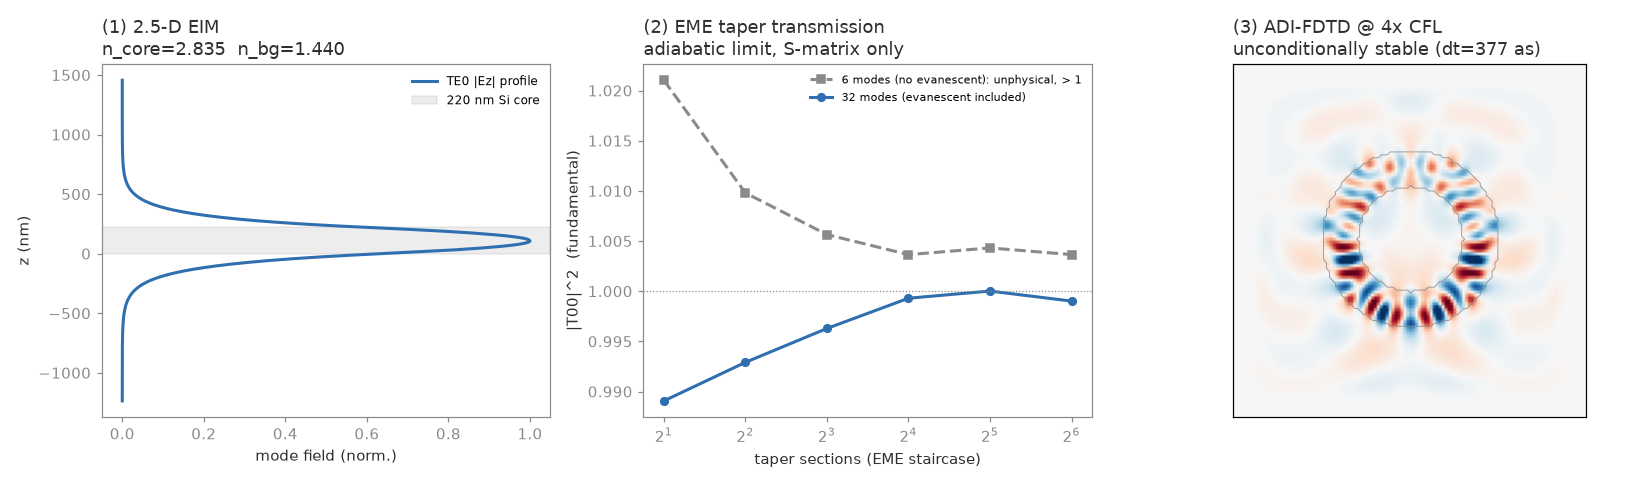

This chart was generated by the following Python code:
"""Demo: the three layout-scale acceleration methods on one SOI platform.

  (1) 2.5-D EIM   - a 220 nm SOI slab mode -> effective indices for a 2-D run
  (2) EME         - a waveguide-width taper's transmission, S-matrix only
  (3) ADI-FDTD    - a resonator stepped at 4x the explicit CFL limit

    python benchmarks/demo_eim_eme_adi.py [outdir]
"""
import math
import sys
import warnings

import matplotlib
matplotlib.use("Agg")
import matplotlib.pyplot as plt
import numpy as np

import photonfdtd as pf

INK, MUTED = "#2f2f2f", "#8a8a8a"
ACCENT, ACCENT2 = "#2f6fb0", "#b0472f"


def main():
    outdir = sys.argv[1] if len(sys.argv) > 1 else "."
    lam = 1.55e-6
    fig, ax = plt.subplots(1, 3, figsize=(15, 4.4))
    fig.patch.set_facecolor("white")

    # ---- (1) EIM: SOI slab mode + effective indices ---- #
    sm = pf.slab_modes([pf.Layer(0.22e-6, 3.48)], lam, polarization="TE",
                       num_modes=1, substrate_index=1.44, cladding_index=1.0)
    eim = pf.EffectiveIndex2D.from_stacks(
        [pf.Layer(0.22e-6, 3.48)], [pf.Layer(0.22e-6, 1.44)],
        lam, polarization="TE", substrate_index=1.44, cladding_index=1.0)
    z = sm.z * 1e9
    ax[0].plot(sm.profiles[0], z, color=ACCENT, lw=2, label="TE0 |Ez| profile")
    ax[0].axhspan(0, 220, color=MUTED, alpha=0.15, label="220 nm Si core")
    ax[0].set_xlabel("mode field (norm.)", color=INK)
    ax[0].set_ylabel("z (nm)", color=INK)
    ax[0].set_title(f"(1) 2.5-D EIM\nn_core={eim.n_core:.3f}  "
                    f"n_bg={eim.n_background:.3f}", color=INK, loc="left")
    ax[0].legend(fontsize=8, frameon=False)

    # ---- (2) EME: linear taper 0.5 -> 0.2 um, transmission vs #sections ---- #
    dy, ny = 15e-9, 260
    y = (np.arange(ny) - ny / 2) * dy
    def wg(width):
        e = np.full(ny, 1.44 ** 2)
        e[np.abs(y) <= width / 2] = 2.83 ** 2
        return e
    Ltaper = 6e-6
    counts = [2, 4, 8, 16, 32, 64]
    # 32 modes: the box holds 8 propagating modes, so most of the basis is
    # evanescent and the junction fields can be matched. 6 modes (all
    # propagating) cannot, and the result overshoots unity.
    for nmodes, color, style, label in ((6, MUTED, "s--", "6 modes (no evanescent): unphysical, > 1"),
                                        (32, ACCENT, "o-", "32 modes (evanescent included)")):
        Ts = []
        with warnings.catch_warnings():
            warnings.simplefilter("ignore", RuntimeWarning)   # the 6-mode run warns, as it should
            for nsec in counts:
                widths = np.linspace(0.5e-6, 0.2e-6, nsec)
                secs = [pf.Section(wg(w), Ltaper / nsec) for w in widths]
                r = pf.eme_2d(secs, dy, lam, num_modes=nmodes)
                Ts.append(abs(r.transmission(0, 0)) ** 2)
        ax[1].plot(counts, Ts, style, color=color, lw=2, ms=5, label=label)
    ax[1].axhline(1.0, color=MUTED, lw=0.8, ls=":")
    ax[1].set_xscale("log", base=2)
    ax[1].set_xlabel("taper sections (EME staircase)", color=INK)
    ax[1].set_ylabel("|T00|^2  (fundamental)", color=INK)
    ax[1].legend(fontsize=7.5, frameon=False, loc="upper right")
    ax[1].set_title("(2) EME taper transmission\n"
                    "adiabatic limit, S-matrix only", color=INK, loc="left")

    # ---- (3) ADI: ring-ish dielectric resonator at 4x CFL ---- #
    nx, nyg, dx = 120, 120, 40e-9
    eps = np.ones((nx, nyg))
    yy, xx = np.mgrid[0:nx, 0:nyg]
    cx, cy = nx / 2, nyg / 2
    rr = np.sqrt((xx - cx) ** 2 + (yy - cy) ** 2)
    eps[(rr > 18) & (rr < 30)] = 2.6 ** 2            # dielectric ring
    def gauss(f0, fwhm):
        sig = fwhm / (2 * math.sqrt(2 * math.log(2))); t0 = 4 * sig
        return lambda t: np.exp(-((t - t0) / sig) ** 2) * np.sin(2 * math.pi * f0 * (t - t0))
    src = pf.ADISource(nx // 2, nyg // 2 + 24, gauss(pf.C_0 / 1e-6, 8e-15))
    sim = pf.ADISimulation2D(eps, dx, courant_factor=4.0, boundary="absorber",
                             sources=[src], pml_cells=16)
    res = sim.run(500, snapshot_interval=499)
    snap = res.snapshots["Ez"][-1]
    v = np.percentile(np.abs(snap), 99.5)
    ax[2].imshow(snap.T, origin="lower", cmap="RdBu_r", vmin=-v, vmax=v,
                 aspect="equal")
    ax[2].contour(eps.T, levels=[3.0], colors=MUTED, linewidths=0.5)
    ax[2].set_xticks([]); ax[2].set_yticks([])
    ax[2].set_title(f"(3) ADI-FDTD @ {sim.courant_factor:.0f}x CFL\n"
                    f"unconditionally stable (dt={sim.dt*1e18:.0f} as)",
                    color=INK, loc="left")

    for a in ax[:2]:
        a.tick_params(colors=MUTED)
        for s in a.spines.values():
            s.set_color(MUTED)
    fig.tight_layout()
    out = f"{outdir}/demo_eim_eme_adi.png"
    fig.savefig(out, dpi=110)
    print("wrote", out)


if __name__ == "__main__":
    main()
